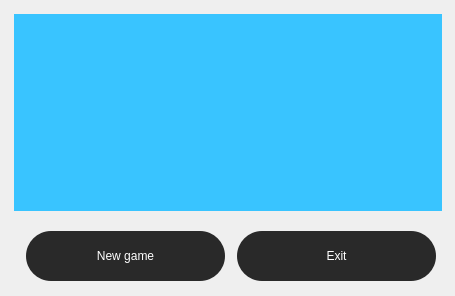
<?xml version="1.0" encoding="UTF-8"?>
<ui version="4.0">
 <class>Form</class>
 <widget class="QWidget" name="Form">
  <property name="geometry">
   <rect>
    <x>0</x>
    <y>0</y>
    <width>455</width>
    <height>296</height>
   </rect>
  </property>
  <property name="minimumSize">
   <size>
    <width>455</width>
    <height>296</height>
   </size>
  </property>
  <property name="maximumSize">
   <size>
    <width>455</width>
    <height>296</height>
   </size>
  </property>
  <property name="windowTitle">
   <string>You won!!!</string>
  </property>
  <property name="windowIcon">
   <iconset>
    <normaloff>images/main_window_icon.png</normaloff>images/main_window_icon.png</iconset>
  </property>
  <widget class="QLabel" name="label">
   <property name="geometry">
    <rect>
     <x>14</x>
     <y>14</y>
     <width>428</width>
     <height>197</height>
    </rect>
   </property>
   <property name="styleSheet">
    <string notr="true">background-color: rgb(57, 196, 255);</string>
   </property>
   <property name="text">
    <string/>
   </property>
  </widget>
  <widget class="QPushButton" name="pushButton">
   <property name="geometry">
    <rect>
     <x>26</x>
     <y>231</y>
     <width>199</width>
     <height>50</height>
    </rect>
   </property>
   <property name="cursor">
    <cursorShape>PointingHandCursor</cursorShape>
   </property>
   <property name="styleSheet">
    <string notr="true">QPushButton {

font: 12pt &quot;MS Shell Dlg 2&quot;;
border-radius:25px;
color: white; /* цвет текста */
background:#292929/* фон кнопки */


}
QPushButton:hover {
background:#000000;


}</string>
   </property>
   <property name="text">
    <string>New game</string>
   </property>
   <property name="flat">
    <bool>true</bool>
   </property>
  </widget>
  <widget class="QPushButton" name="pushButton_2">
   <property name="geometry">
    <rect>
     <x>237</x>
     <y>231</y>
     <width>199</width>
     <height>50</height>
    </rect>
   </property>
   <property name="cursor">
    <cursorShape>PointingHandCursor</cursorShape>
   </property>
   <property name="styleSheet">
    <string notr="true">QPushButton {

font: 12pt &quot;MS Shell Dlg 2&quot;;
border-radius:25px;
color: white; /* цвет текста */
background:#292929/* фон кнопки */


}
QPushButton:hover {
background:#000000;


}</string>
   </property>
   <property name="text">
    <string>Exit</string>
   </property>
   <property name="flat">
    <bool>true</bool>
   </property>
  </widget>
 </widget>
 <resources/>
 <connections/>
</ui>
